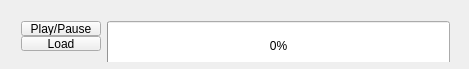
<?xml version="1.0" encoding="UTF-8"?>
<ui version="4.0">
 <class>MainWindow</class>
 <widget class="QMainWindow" name="MainWindow">
  <property name="geometry">
   <rect>
    <x>0</x>
    <y>0</y>
    <width>469</width>
    <height>69</height>
   </rect>
  </property>
  <property name="windowTitle">
   <string>MainWindow</string>
  </property>
  <widget class="QWidget" name="centralWidget">
   <widget class="QWidget" name="layoutWidget">
    <property name="geometry">
     <rect>
      <x>10</x>
      <y>10</y>
      <width>451</width>
      <height>52</height>
     </rect>
    </property>
    <layout class="QHBoxLayout" name="horizontalLayout">
     <item>
      <layout class="QVBoxLayout" name="verticalLayout">
       <property name="spacing">
        <number>0</number>
       </property>
       <item>
        <widget class="QPushButton" name="play_pause">
         <property name="text">
          <string>Play/Pause</string>
         </property>
        </widget>
       </item>
       <item>
        <widget class="QPushButton" name="load">
         <property name="text">
          <string>Load</string>
         </property>
        </widget>
       </item>
      </layout>
     </item>
     <item>
      <widget class="QProgressBar" name="progressBar">
       <property name="minimumSize">
        <size>
         <width>0</width>
         <height>50</height>
        </size>
       </property>
       <property name="value">
        <number>0</number>
       </property>
      </widget>
     </item>
    </layout>
   </widget>
  </widget>
 </widget>
 <layoutdefault spacing="6" margin="11"/>
 <resources/>
 <connections/>
</ui>
